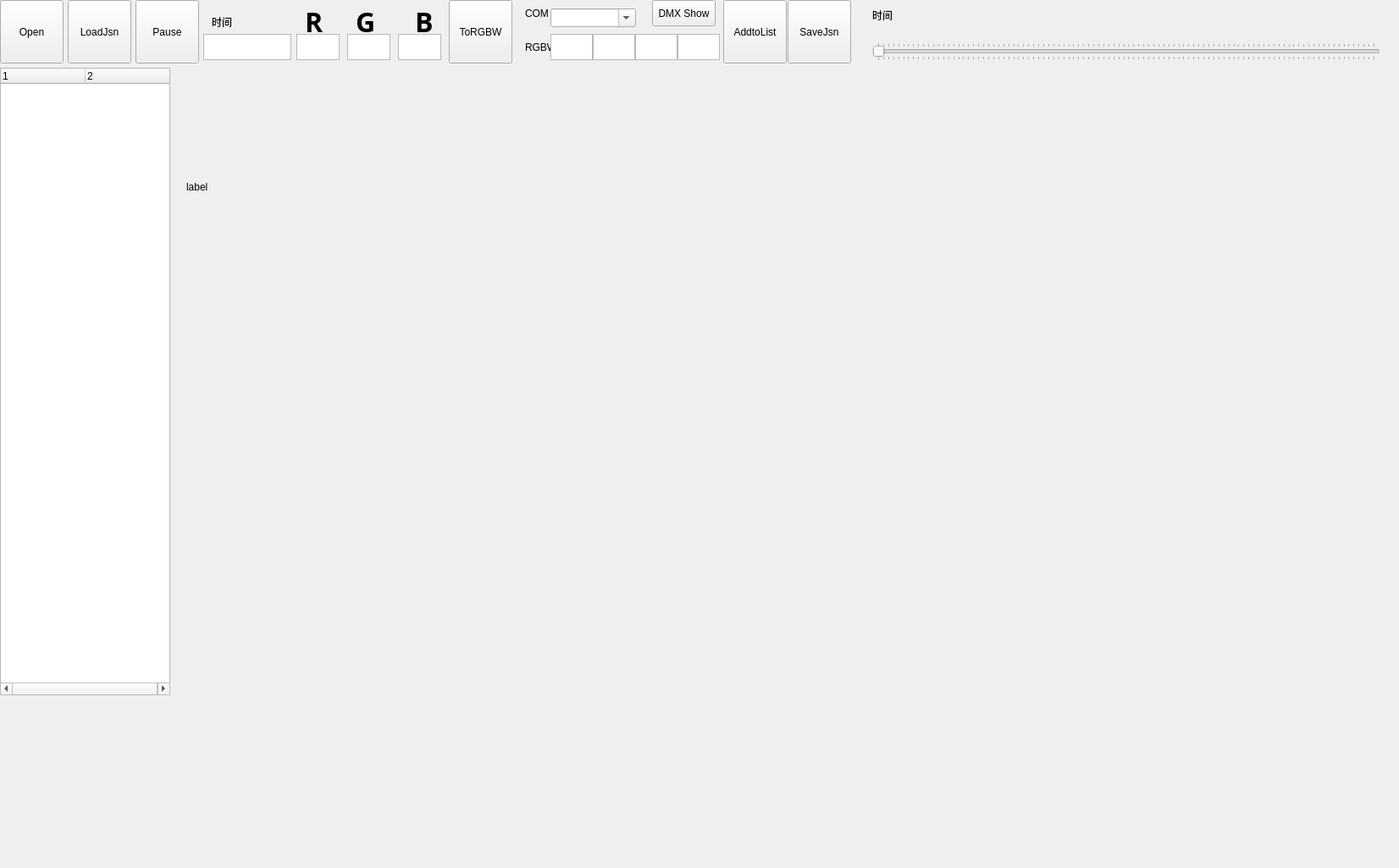
<?xml version="1.0" encoding="UTF-8"?>
<ui version="4.0">
 <class>Form</class>
 <widget class="QWidget" name="Form">
  <property name="geometry">
   <rect>
    <x>0</x>
    <y>0</y>
    <width>1652</width>
    <height>1025</height>
   </rect>
  </property>
  <property name="windowTitle">
   <string>Form</string>
  </property>
  <widget class="QLabel" name="labelvideo">
   <property name="geometry">
    <rect>
     <x>220</x>
     <y>80</y>
     <width>421</width>
     <height>281</height>
    </rect>
   </property>
   <property name="text">
    <string>label</string>
   </property>
  </widget>
  <widget class="QLabel" name="label_5">
   <property name="geometry">
    <rect>
     <x>490</x>
     <y>10</y>
     <width>21</width>
     <height>31</height>
    </rect>
   </property>
   <property name="font">
    <font>
     <family>Adobe Arabic</family>
     <pointsize>24</pointsize>
     <weight>75</weight>
     <bold>true</bold>
    </font>
   </property>
   <property name="text">
    <string>B</string>
   </property>
  </widget>
  <widget class="QPushButton" name="pushButton_pause">
   <property name="geometry">
    <rect>
     <x>160</x>
     <y>0</y>
     <width>75</width>
     <height>75</height>
    </rect>
   </property>
   <property name="text">
    <string>Pause</string>
   </property>
  </widget>
  <widget class="QLabel" name="label_2">
   <property name="geometry">
    <rect>
     <x>250</x>
     <y>20</y>
     <width>54</width>
     <height>12</height>
    </rect>
   </property>
   <property name="text">
    <string>时间</string>
   </property>
  </widget>
  <widget class="QTextEdit" name="textEdit_r_2">
   <property name="enabled">
    <bool>true</bool>
   </property>
   <property name="geometry">
    <rect>
     <x>650</x>
     <y>40</y>
     <width>50</width>
     <height>31</height>
    </rect>
   </property>
  </widget>
  <widget class="QPushButton" name="pushButton_loadJsn">
   <property name="geometry">
    <rect>
     <x>80</x>
     <y>0</y>
     <width>75</width>
     <height>75</height>
    </rect>
   </property>
   <property name="text">
    <string>LoadJsn</string>
   </property>
  </widget>
  <widget class="QTextEdit" name="textEdit_v_time">
   <property name="enabled">
    <bool>true</bool>
   </property>
   <property name="geometry">
    <rect>
     <x>240</x>
     <y>40</y>
     <width>104</width>
     <height>31</height>
    </rect>
   </property>
  </widget>
  <widget class="QLabel" name="label_4">
   <property name="geometry">
    <rect>
     <x>420</x>
     <y>10</y>
     <width>21</width>
     <height>31</height>
    </rect>
   </property>
   <property name="font">
    <font>
     <family>Adobe Arabic</family>
     <pointsize>24</pointsize>
     <weight>75</weight>
     <bold>true</bold>
    </font>
   </property>
   <property name="text">
    <string>G</string>
   </property>
  </widget>
  <widget class="QTextEdit" name="textEdit_g">
   <property name="enabled">
    <bool>true</bool>
   </property>
   <property name="geometry">
    <rect>
     <x>410</x>
     <y>40</y>
     <width>51</width>
     <height>31</height>
    </rect>
   </property>
  </widget>
  <widget class="QPushButton" name="pushButton_torgbw">
   <property name="geometry">
    <rect>
     <x>530</x>
     <y>0</y>
     <width>75</width>
     <height>75</height>
    </rect>
   </property>
   <property name="text">
    <string>ToRGBW</string>
   </property>
  </widget>
  <widget class="QTextEdit" name="textEdit_r">
   <property name="enabled">
    <bool>true</bool>
   </property>
   <property name="geometry">
    <rect>
     <x>350</x>
     <y>40</y>
     <width>51</width>
     <height>31</height>
    </rect>
   </property>
  </widget>
  <widget class="QPushButton" name="pushButton_open">
   <property name="geometry">
    <rect>
     <x>0</x>
     <y>0</y>
     <width>75</width>
     <height>75</height>
    </rect>
   </property>
   <property name="text">
    <string>Open</string>
   </property>
  </widget>
  <widget class="QLabel" name="label_3">
   <property name="geometry">
    <rect>
     <x>360</x>
     <y>10</y>
     <width>21</width>
     <height>31</height>
    </rect>
   </property>
   <property name="font">
    <font>
     <family>Adobe Arabic</family>
     <pointsize>24</pointsize>
     <weight>75</weight>
     <bold>true</bold>
    </font>
   </property>
   <property name="text">
    <string>R</string>
   </property>
  </widget>
  <widget class="QTextEdit" name="textEdit_b">
   <property name="enabled">
    <bool>true</bool>
   </property>
   <property name="geometry">
    <rect>
     <x>470</x>
     <y>40</y>
     <width>51</width>
     <height>31</height>
    </rect>
   </property>
  </widget>
  <widget class="QLabel" name="label_6">
   <property name="geometry">
    <rect>
     <x>620</x>
     <y>50</y>
     <width>30</width>
     <height>12</height>
    </rect>
   </property>
   <property name="text">
    <string>RGBW</string>
   </property>
  </widget>
  <widget class="QPushButton" name="pushButtontodmx">
   <property name="geometry">
    <rect>
     <x>770</x>
     <y>0</y>
     <width>75</width>
     <height>31</height>
    </rect>
   </property>
   <property name="text">
    <string>DMX Show</string>
   </property>
  </widget>
  <widget class="QSlider" name="horizontalSlider">
   <property name="geometry">
    <rect>
     <x>1030</x>
     <y>50</y>
     <width>600</width>
     <height>22</height>
    </rect>
   </property>
   <property name="tracking">
    <bool>true</bool>
   </property>
   <property name="orientation">
    <enum>Qt::Horizontal</enum>
   </property>
   <property name="invertedAppearance">
    <bool>false</bool>
   </property>
   <property name="tickPosition">
    <enum>QSlider::TicksBothSides</enum>
   </property>
   <property name="tickInterval">
    <number>1</number>
   </property>
  </widget>
  <widget class="QPushButton" name="pushButtonto_savejsn">
   <property name="geometry">
    <rect>
     <x>930</x>
     <y>0</y>
     <width>75</width>
     <height>75</height>
    </rect>
   </property>
   <property name="text">
    <string>SaveJsn</string>
   </property>
  </widget>
  <widget class="QLabel" name="label_7">
   <property name="geometry">
    <rect>
     <x>620</x>
     <y>10</y>
     <width>30</width>
     <height>12</height>
    </rect>
   </property>
   <property name="text">
    <string>COM</string>
   </property>
  </widget>
  <widget class="QPushButton" name="pushButton_toJsnList">
   <property name="geometry">
    <rect>
     <x>854</x>
     <y>0</y>
     <width>75</width>
     <height>75</height>
    </rect>
   </property>
   <property name="text">
    <string>AddtoList</string>
   </property>
  </widget>
  <widget class="QLabel" name="label_file_time_long">
   <property name="geometry">
    <rect>
     <x>1030</x>
     <y>10</y>
     <width>91</width>
     <height>16</height>
    </rect>
   </property>
   <property name="text">
    <string>时间</string>
   </property>
  </widget>
  <widget class="QTextEdit" name="textEdit_g_2">
   <property name="enabled">
    <bool>true</bool>
   </property>
   <property name="geometry">
    <rect>
     <x>700</x>
     <y>40</y>
     <width>50</width>
     <height>31</height>
    </rect>
   </property>
  </widget>
  <widget class="QTextEdit" name="textEdit_b_2">
   <property name="enabled">
    <bool>true</bool>
   </property>
   <property name="geometry">
    <rect>
     <x>750</x>
     <y>40</y>
     <width>50</width>
     <height>31</height>
    </rect>
   </property>
  </widget>
  <widget class="QTextEdit" name="textEdit_w">
   <property name="enabled">
    <bool>true</bool>
   </property>
   <property name="geometry">
    <rect>
     <x>800</x>
     <y>40</y>
     <width>50</width>
     <height>31</height>
    </rect>
   </property>
  </widget>
  <widget class="QComboBox" name="comboBox_COM">
   <property name="geometry">
    <rect>
     <x>650</x>
     <y>10</y>
     <width>101</width>
     <height>22</height>
    </rect>
   </property>
   <property name="editable">
    <bool>true</bool>
   </property>
  </widget>
  <widget class="QTreeWidget" name="treeWidgetSDR">
   <property name="geometry">
    <rect>
     <x>0</x>
     <y>80</y>
     <width>201</width>
     <height>741</height>
    </rect>
   </property>
   <property name="columnCount">
    <number>2</number>
   </property>
   <attribute name="headerVisible">
    <bool>true</bool>
   </attribute>
   <column>
    <property name="text">
     <string notr="true">1</string>
    </property>
   </column>
   <column>
    <property name="text">
     <string notr="true">2</string>
    </property>
   </column>
  </widget>
 </widget>
 <resources/>
 <connections/>
</ui>
